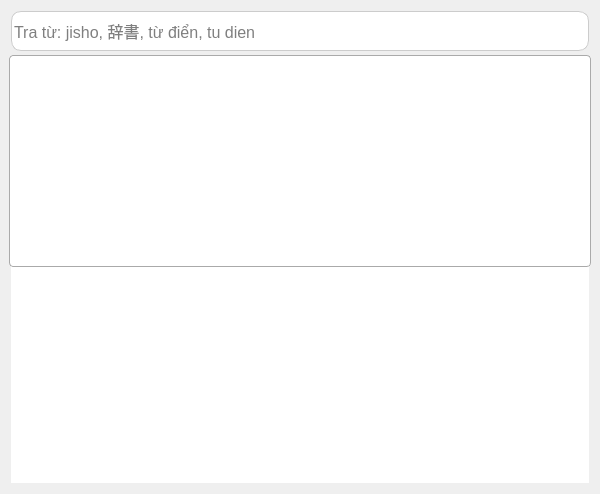
<?xml version="1.0" encoding="UTF-8"?>
<ui version="4.0">
 <class>TuDienWidget</class>
 <widget class="QWidget" name="TuDienWidget">
  <property name="geometry">
   <rect>
    <x>0</x>
    <y>0</y>
    <width>600</width>
    <height>494</height>
   </rect>
  </property>
  <property name="windowTitle">
   <string>Tra cứu Từ điển</string>
  </property>
  <layout class="QVBoxLayout" name="verticalLayout">
   <item>
    <widget class="QLineEdit" name="input_tim_kiem">
     <property name="minimumSize">
      <size>
       <width>0</width>
       <height>40</height>
      </size>
     </property>
     <property name="font">
      <font>
       <pointsize>12</pointsize>
      </font>
     </property>
     <property name="cursor">
      <cursorShape>IBeamCursor</cursorShape>
     </property>
     <property name="styleSheet">
      <string notr="true">QLineEdit{
border-radius: 10px;
border: 1px solid #cccccc;
}
QLineEdit:hover {
    background-color: #f5f5f5; /* Nền chuyển sang xám cực nhạt */
    border: 1px solid #b3b3b3; /* Viền đậm lên một chút xíu */
}
QLineEdit:pressed {
    background-color: #e0e0e0; /* Nền xám rõ hơn khi bấm */
    border: 1px solid #999999;
}</string>
     </property>
     <property name="placeholderText">
      <string>Tra từ: jisho, 辞書, từ điển, tu dien</string>
     </property>
    </widget>
   </item>
   <item>
    <widget class="QTextEdit" name="chi_tiet">
     <property name="font">
      <font>
       <pointsize>11</pointsize>
      </font>
     </property>
     <property name="styleSheet">
      <string notr="true">border-radius: 10px;</string>
     </property>
     <property name="readOnly">
      <bool>true</bool>
     </property>
     <property name="placeholderText">
      <string>Nội dung chi tiết của từ sẽ hiển thị ở đây (Nghĩa, Kanji, Ví dụ...)</string>
     </property>
    </widget>
   </item>
  </layout>
  <widget class="QListWidget" name="goi_y">
   <property name="geometry">
    <rect>
     <x>9</x>
     <y>55</y>
     <width>582</width>
     <height>212</height>
    </rect>
   </property>
   <property name="font">
    <font>
     <pointsize>11</pointsize>
    </font>
   </property>
   <property name="cursor" stdset="0">
    <cursorShape>PointingHandCursor</cursorShape>
   </property>
   <property name="styleSheet">
    <string>QListWidget { 
	border: 1px solid #aaa; 
	background-color: white; 
	border-radius: 4px;
	outline: none;
}
QListWidget::item {
	padding: 8px;
	border-bottom: 1px solid #eee;
}
QListWidget::item:hover {
	background-color: #f0f8ff;
}</string>
   </property>
  </widget>
 </widget>
 <resources/>
 <connections/>
</ui>
